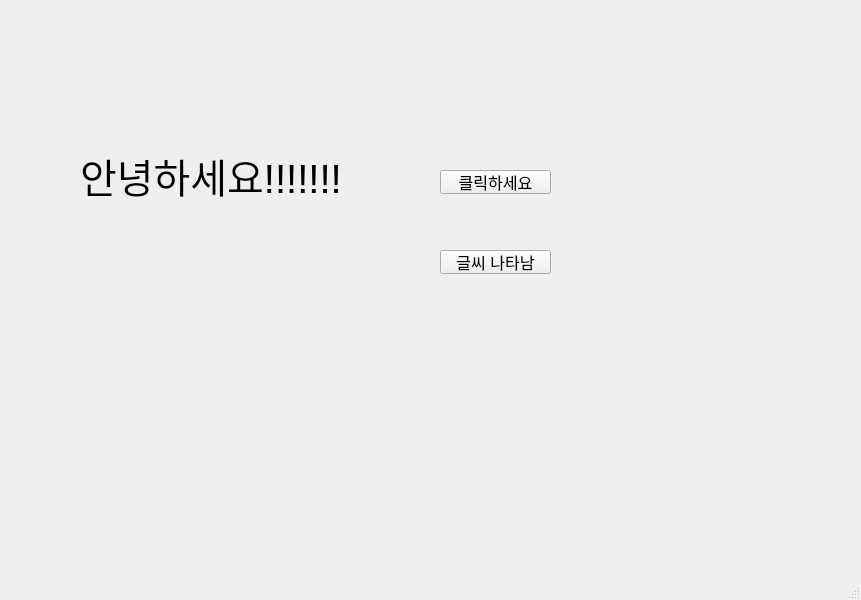
<?xml version="1.0" encoding="UTF-8"?>
<ui version="4.0">
 <class>MainWindow</class>
 <widget class="QMainWindow" name="MainWindow">
  <property name="geometry">
   <rect>
    <x>0</x>
    <y>0</y>
    <width>861</width>
    <height>600</height>
   </rect>
  </property>
  <property name="windowTitle">
   <string>MainWindow</string>
  </property>
  <widget class="QWidget" name="centralwidget">
   <widget class="QLabel" name="label">
    <property name="geometry">
     <rect>
      <x>80</x>
      <y>140</y>
      <width>281</width>
      <height>71</height>
     </rect>
    </property>
    <property name="font">
     <font>
      <pointsize>30</pointsize>
     </font>
    </property>
    <property name="text">
     <string>안녕하세요!!!!!!!</string>
    </property>
   </widget>
   <widget class="QPushButton" name="pushButton">
    <property name="geometry">
     <rect>
      <x>440</x>
      <y>170</y>
      <width>111</width>
      <height>24</height>
     </rect>
    </property>
    <property name="font">
     <font>
      <pointsize>12</pointsize>
     </font>
    </property>
    <property name="text">
     <string>클릭하세요</string>
    </property>
   </widget>
   <widget class="QPushButton" name="pushButton_2">
    <property name="geometry">
     <rect>
      <x>440</x>
      <y>250</y>
      <width>111</width>
      <height>24</height>
     </rect>
    </property>
    <property name="font">
     <font>
      <pointsize>12</pointsize>
     </font>
    </property>
    <property name="text">
     <string>글씨 나타남</string>
    </property>
   </widget>
   <widget class="QLabel" name="label_2">
    <property name="geometry">
     <rect>
      <x>80</x>
      <y>220</y>
      <width>281</width>
      <height>71</height>
     </rect>
    </property>
    <property name="font">
     <font>
      <pointsize>30</pointsize>
     </font>
    </property>
    <property name="text">
     <string/>
    </property>
   </widget>
   <widget class="QLabel" name="label_3">
    <property name="geometry">
     <rect>
      <x>750</x>
      <y>40</y>
      <width>51</width>
      <height>41</height>
     </rect>
    </property>
    <property name="text">
     <string/>
    </property>
   </widget>
  </widget>
  <widget class="QMenuBar" name="menubar">
   <property name="geometry">
    <rect>
     <x>0</x>
     <y>0</y>
     <width>861</width>
     <height>22</height>
    </rect>
   </property>
  </widget>
  <widget class="QStatusBar" name="statusbar"/>
 </widget>
 <resources/>
 <connections/>
</ui>
